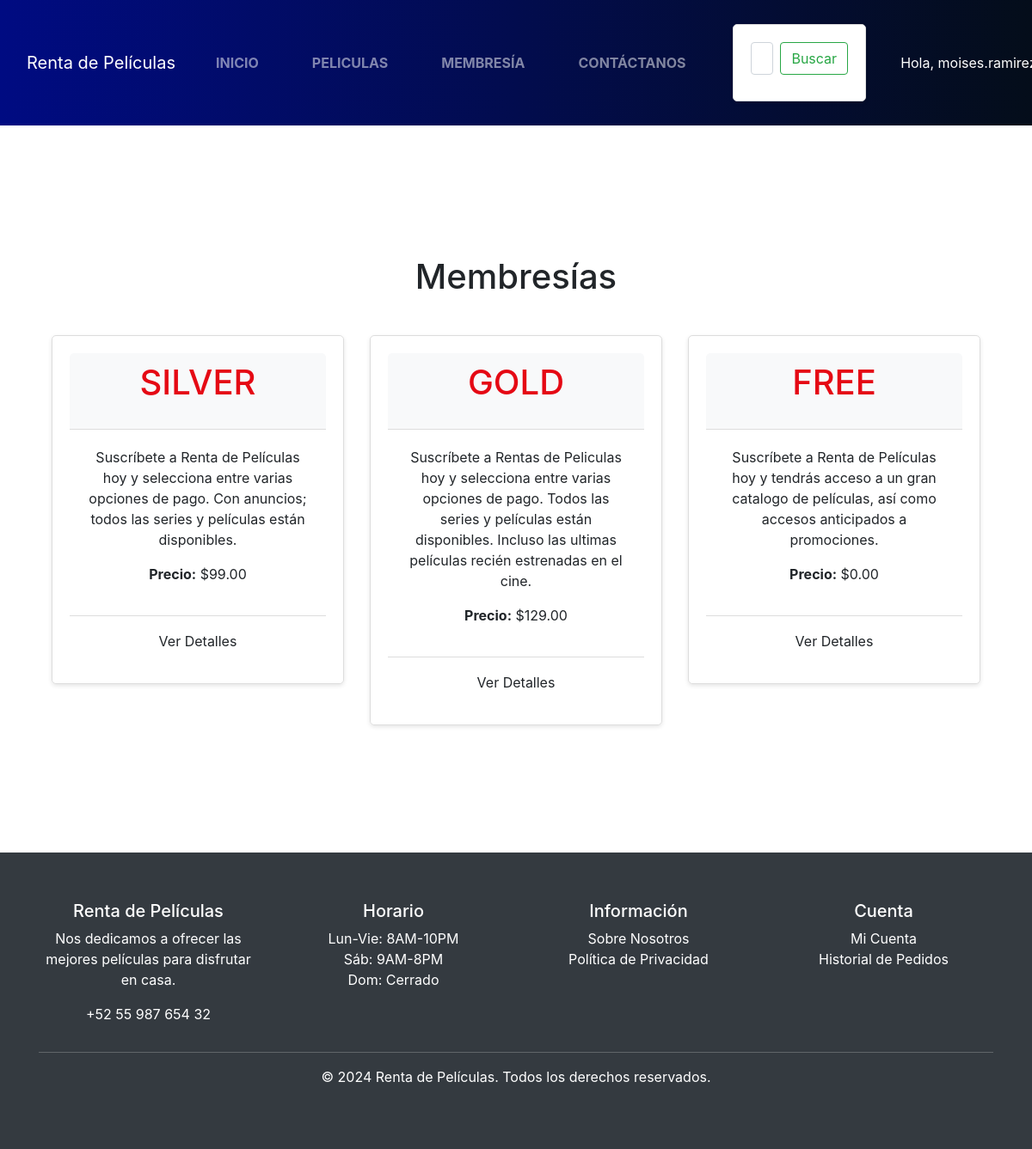
Screenshot of /membership/ (signed in) with the database file from the repository.
### membership/models.py (models this page shows, shortened)
class Membership(models.Model):
    MEMBERSHIP_CHOICES = (
        ('Free', 'Free'),
        ('Silver', 'Silver'),
        ('Gold', 'Gold'),
    )
    slug = models.SlugField()
    membership_type = models.CharField(
        choices=MEMBERSHIP_CHOICES,
        default='Free',
        max_length=30
    )
    price = models.DecimalField(max_digits=6, decimal_places=2)
    description = models.TextField()

### membership/views.py (the view)
# urls.py: path('', membership_list, name='membership_list'),
@login_required
def membership_list(request):
    memberships = Membership.objects.all()
    context = {
        'memberships': memberships
    }
    return render(request, 'membership_list.html', context)

### carro/context_processor.py (called while the page is built)
def importe_total_carro(request):
    carro = request.session.get('carro', {})
    total = sum(item['price'] * item['quantity'] for item in carro.values())
    return {'importe_total_carro': total}

### membership/templates/membership_list.html (shortened to what this page needs)
{% extends "base.html" %}
{% load static %}
{% block content %}
<!DOCTYPE html>
<html>
<head>
    <link rel="stylesheet" href="https://stackpath.bootstrapcdn.com/bootstrap/4.5.2/css/bootstrap.min.css">
</head>
<body>
    <div class="container">
        <h1 class="my-4">Membresías</h1>
        <div class="row">
            {% for membership in memberships %}
                <div class="col-md-4">
                    <div class="membership-card">
                        <div class="membership-header">
                            <h2>{{ membership.membership_type }}</h2>
                        </div>
                        <div class="membership-body">
                            <p>{{ membership.description }}</p>
                            <p><strong>Precio:</strong> ${{ membership.price }}</p>
                        </div>
                        <div class="membership-footer">
                            <a href="{% url 'membership_detail' membership.slug %}" class="btn btn-subscribe">Ver Detalles</a>
                        </div>
                    </div>
                </div>
            {% endfor %}
        </div>
    </div>
</body>
</html>
{% endblock %}

### lobby/templates/base.html (shortened to what this page needs)
<!DOCTYPE html>
<html lang="es">
{% load static %}
<head>
    <link href="https://cdn.jsdelivr.net/npm/bootstrap@5.3.3/dist/css/bootstrap.min.css" rel="stylesheet">
    <link href="{% static 'css/styles.css' %}" rel="stylesheet">
</head>
<body onload="deshabilitaRetroceso()">
    <nav class="navbar navbar-expand-lg navbar-dark bg-dark">
        <div class="container-fluid">
            <a class="navbar-brand" href="{% url 'lobby' %}">Renta de Películas</a>
            <div class="collapse navbar-collapse justify-content-center" id="navbarSupportedContent">
                <ul class="navbar-nav mb-2 mb-lg-0">
                    <li class="nav-item px-2">
                        <a class="nav-link {% if request.path == '/' %}active{% endif %}" href="{% url 'lobby' %}">INICIO</a>
                    </li>
                    <li class="nav-item px-2">
                        <a class="nav-link {% if request.path == '/rentar/' %}active{% endif %}" href="{% url 'busqueda_peliculas' %}">PELICULAS</a>
                    </li>
                    <li class="nav-item px-2">
                        <a class="nav-link {% if request.path == '/Membresia/' %}active{% endif %}" href="{% url 'membership_list' %}">MEMBRESÍA</a>
                    </li>
                    <li class="nav-item px-2">
                        <a class="nav-link {% if request.path == '/contactanos/' %}active{% endif %}" href="#">CONTÁCTANOS</a>
                    </li>
                </ul>
                <form class="d-flex ms-lg-4" action="{% url 'resultados_peliculas' %}" method="get">
                    <input class="form-control me-2" type="text" placeholder="Película" name="pelicula" required>
                    <button class="btn btn-outline-success" type="submit">Buscar</button>
                </form>
                <div class="dropdown ms-lg-4">
                    {% if user.is_authenticated %}
                    <a class="nav-link dropdown-toggle text-white" href="#" role="button" data-bs-toggle="dropdown" aria-expanded="false">
                        Hola, {{ user.username }}
                    </a>
                    {% endif %}
                </div>
            </div>
        </div>
    </nav>
    <main class="container my-5">
        {% block content %}{% endblock %}
    </main>
    <footer class="py-3 bg-dark text-white text-center">
        <div class="container">
            <div class="row">
                <div class="col-md-3">
                    <h5>Renta de Películas</h5>
                    <p>Nos dedicamos a ofrecer las mejores películas para disfrutar en casa.</p>
                    <p>+52 55 987 654 32</p>
                </div>
                <div class="col-md-3">
                    <h5>Horario</h5>
                    <ul class="list-unstyled">
                        <li>Lun-Vie: 8AM-10PM</li>
                        <li>Sáb: 9AM-8PM</li>
                        <li>Dom: Cerrado</li>
                    </ul>
                </div>
                <div class="col-md-3">
                    <h5>Información</h5>
                    <ul class="list-unstyled">
                        <li><a href="#" class="text-white">Sobre Nosotros</a></li>
                        <li><a href="#" class="text-white">Política de Privacidad</a></li>
                    </ul>
                </div>
                <div class="col-md-3">
                    <h5>Cuenta</h5>
                    <ul class="list-unstyled">
                        <li><a href="#" class="text-white">Mi Cuenta</a></li>
                        <li><a href="#" class="text-white">Historial de Pedidos</a></li>
                    </ul>
                </div>
            </div>
            <hr class="bg-white">
            <p>&copy; 2024 Renta de Películas. Todos los derechos reservados.</p>
        </div>
    </footer>
</body>
</html>

### lobby/static/css/styles.css (style rules this page uses)
:root { --primary-color: #115fcd; --secondary-color: #f4b400; --background-color: #ecede8; --text-color: #333; --header-color: #ffffff; --hover-color: #14141a; }
body, html { font-family: 'Roboto', Arial, sans-serif; margin: 0; padding: 0; background-color: var(--background-color); color: var(--text-color); text-align: center; overflow-x: hidden; }
.navbar { background: linear-gradient(90deg, #000b82, #040d1a); border: none; margin-bottom: 0; padding-bottom: 0; }
.navbar-nav .nav-link { color: #fff; font-weight: bold; transition: color 0.3s ease; text-transform: uppercase; }
.container-fluid { width: 100%; padding-left: 15px; padding-right: 15px; margin-left: auto; margin-right: auto; }
nav ul { list-style: none; padding: 0; margin: 0; display: flex; justify-content: center; }
nav ul li { margin: 0 15px; }
nav ul li a { color: #fff; text-decoration: none; font-weight: bold; }
.form-control { border-radius: 20px; border: 2px solid #8a2be2; outline: none; box-shadow: none; }
.btn-outline-success { border-color: #f4b400; color: #f4b400; border-radius: 20px; transition: background-color 0.3s ease, color 0.3s ease; }
main { padding: 20px; }
.container { max-width: 1200px; margin: auto; padding: 40px 20px; text-align: center; }
.container h2 { font-size: 2.5rem; margin-bottom: 20px; color: #e50914; text-transform: uppercase; }
form { max-width: 600px; margin: 20px auto; padding: 20px; background-color: #fff; border: 1px solid #ddd; border-radius: 5px; box-shadow: 0 2px 5px rgba(0, 0, 0, 0.1); }
form input, form button { display: block; width: 100%; padding: 10px; margin-bottom: 10px; border: 1px solid #ddd; border-radius: 5px; }
form button { background-color: #007bff; color: #fff; border: none; cursor: pointer; transition: background-color 0.3s ease; }
.membership-card { border: 1px solid #ddd; border-radius: 5px; padding: 20px; margin: 20px 0; box-shadow: 0 2px 5px rgba(0, 0, 0, 0.1); transition: transform 0.2s }
.membership-header { background-color: #f8f9fa; padding: 10px; border-bottom: 1px solid #ddd; border-radius: 5px 5px 0 0; }
.membership-body { padding: 20px; }
.membership-footer { text-align: center; padding: 10px; border-top: 1px solid #ddd; border-radius: 0 0 5px 5px; }
.btn-subscribe { background-color: #007bff; color: white; }

### rows the page displays
Membership: membership_type "SILVER", description "Suscríbete a Renta de Películas hoy y selecciona entre varias opciones de pago. Con anuncios; todos las series y películas están disponibles.", price "99.00"
Membership: membership_type "GOLD", description "Suscríbete a Rentas de Peliculas hoy y selecciona entre varias opciones de pago. Todos las series y películas están disponibles. Incluso las ultimas películas recién estrenadas en el cine.", price "129.00"
Membership: membership_type "FREE", description "Suscríbete a Renta de Películas hoy y tendrás acceso a un gran catalogo de películas, así como accesos anticipados a promociones.", price "0.00"
